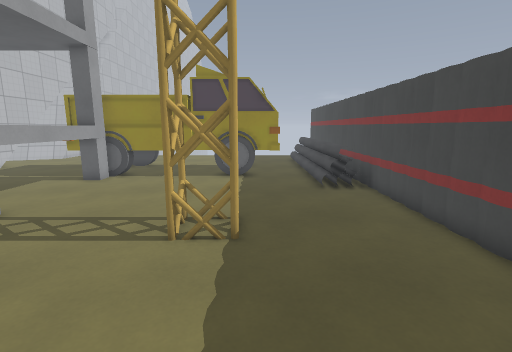
View 1 (above)

16 first-person views from a walk through a level from a Godot 3-D game. The camera is 1.5 m above the floor, tilts 10° down and sees 85° across. The floor is counted in squares, 0.5 m on a side. Each view is taken from the middle of a square. On the plan, view 1 faces up. The plan holds only what a view shows up to about 20 squares ahead; the rest is blank. The place goes on beyond the plan. Surface patterns are stand-ins for the level's own textures.

View 2
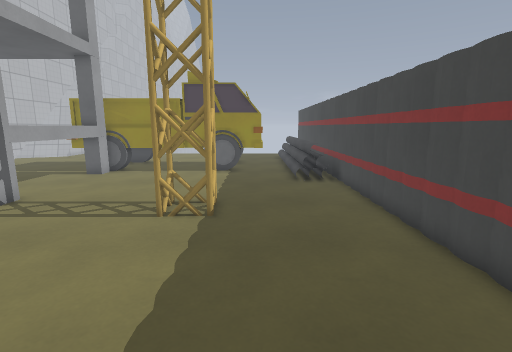

View 3
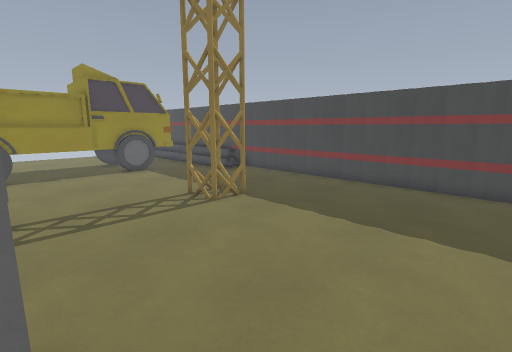

View 4
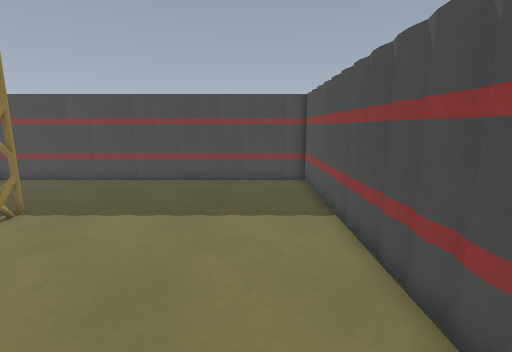

View 5
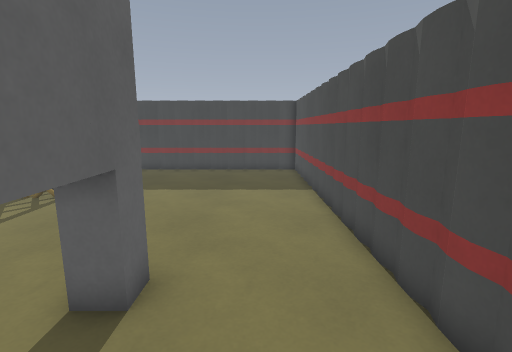

View 6
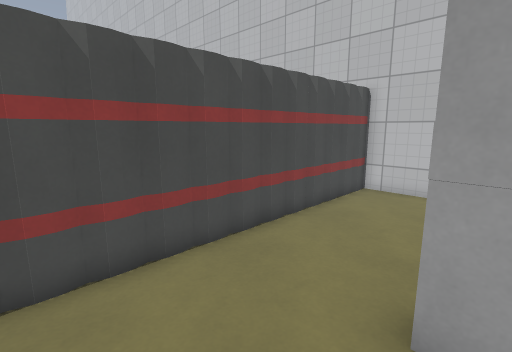

View 7
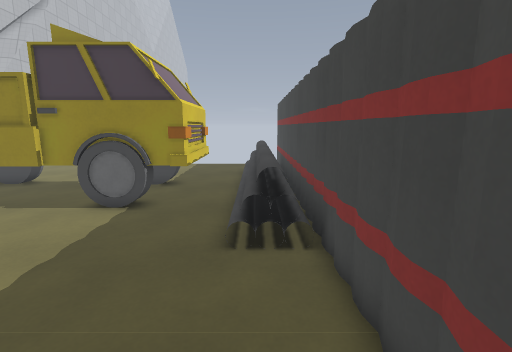

View 8
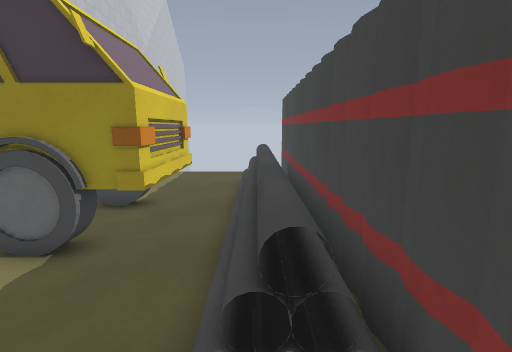

View 9
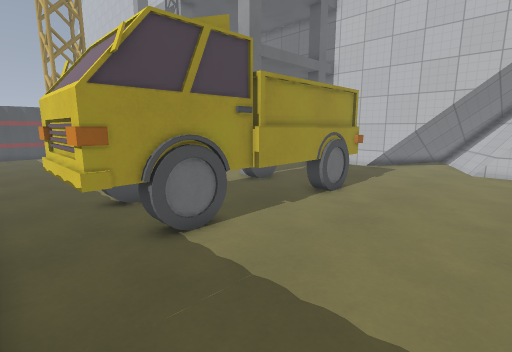

View 10
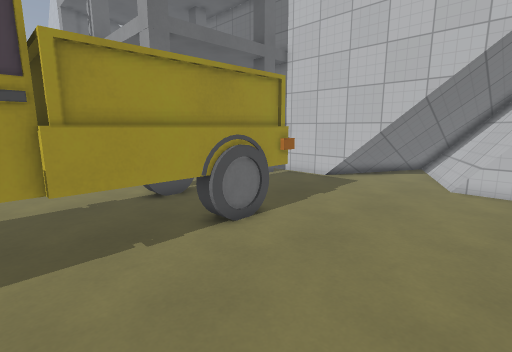

View 11
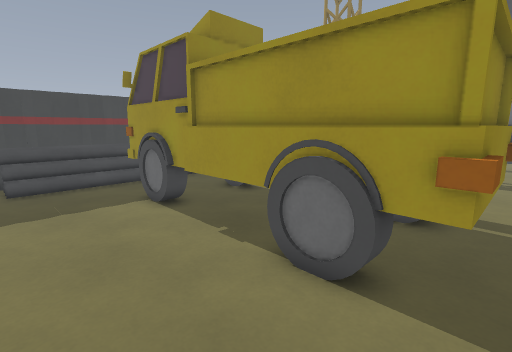

View 12
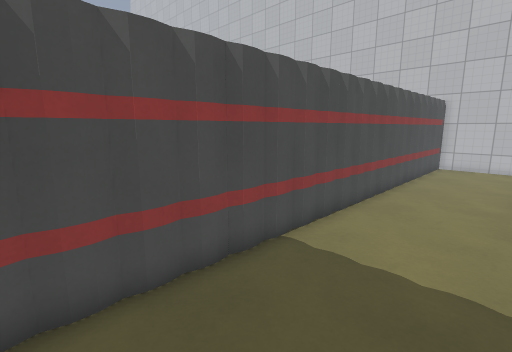

View 13
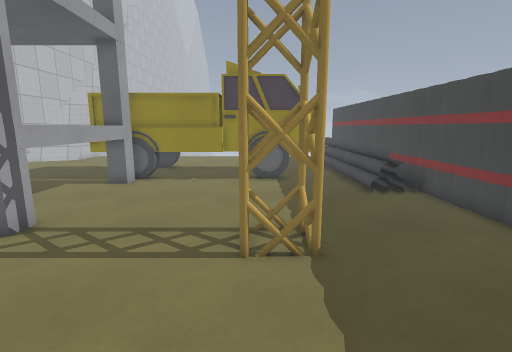

View 14
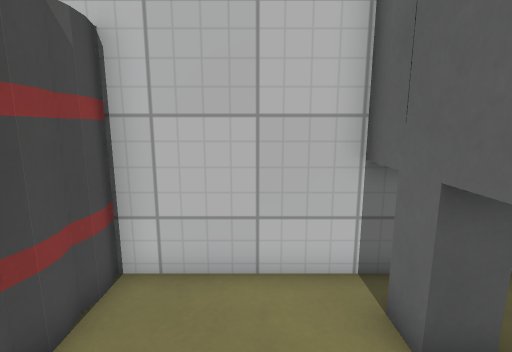

View 15
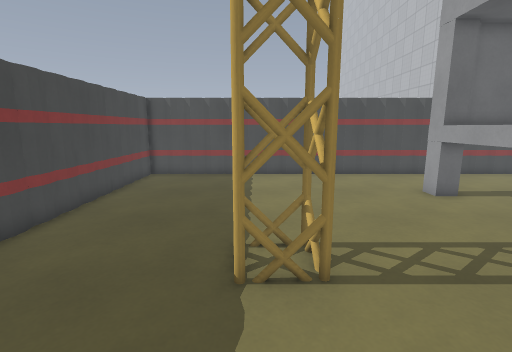

View 16
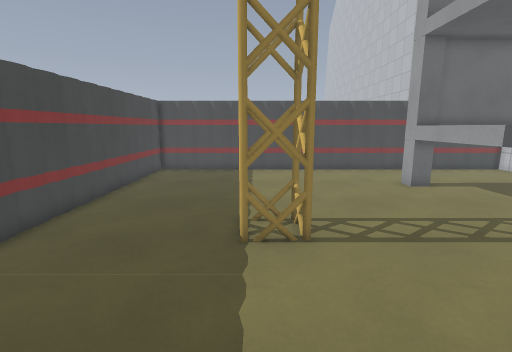

### Floor plan
Key: @ floor where view 1 was taken; # wall or solid block; x gap in a wall; . floor; = window, fence, low wall or low ledge; ^ raised ledge; T truck; C crane; H thing the floor can be seen under or through.
Columns run from 22 left of view 1 to 6 right of it. Each row starts with its distance up from view 1.
 30                             #
 29      .....................  #
 28 ####=.....................  #
 27 ##^=......................  #
 26 #== ......................^=#
 25 ###.......................^=#
 24 #####.....................^=#
 23 #####.....................^=#
 22  ####.....TTTTTTTTTTTTTT..^=#
 21    ##......T      TTTTTT..^=#
 20     #......T      T   TT..^=#
 19     #......T      T   TT..^=#
 18     #......TTTT   TTTTTT..^=#
 17     #xx...TT TTTTTTTTTTT..^=#
 16             ^#............^=#
 15              ^............^=#
 14              ^............^=#
 13              ^..............#
 12              ^..............#
 11              ^..............#
 10              ^..............#
  9              #......CC......#
  8              ^......CC......#
  7              ^......CC......#
  6              ^..............#
  5              ^..............#
  4              ^..............#
  3              ^..............#
  2     # ^ ^^^^^x..............#
  1     ###H  HHHH..............#
  0     #.................@.....#
 -1     #.......................#
 -2     #.......................#
 -3     #.......................#
 -4     #########################

Positions as (right, up) in squares from view 1, and headings:
1: (0, 0), facing up
2: (1, -2), facing up
3: (-9, -2), facing up-right
4: (-10, -1), facing right
5: (-14, -1), facing right
6: (-5, 2), facing down-left
7: (4, 7), facing up
8: (4, 11), facing up
9: (3, 29), facing down-left
10: (-3, 29), facing down-left
11: (-12, 27), facing down-right
12: (5, 1), facing down-left
13: (-2, 1), facing up
14: (-13, -1), facing left
15: (-1, 14), facing down
16: (-1, 16), facing down
